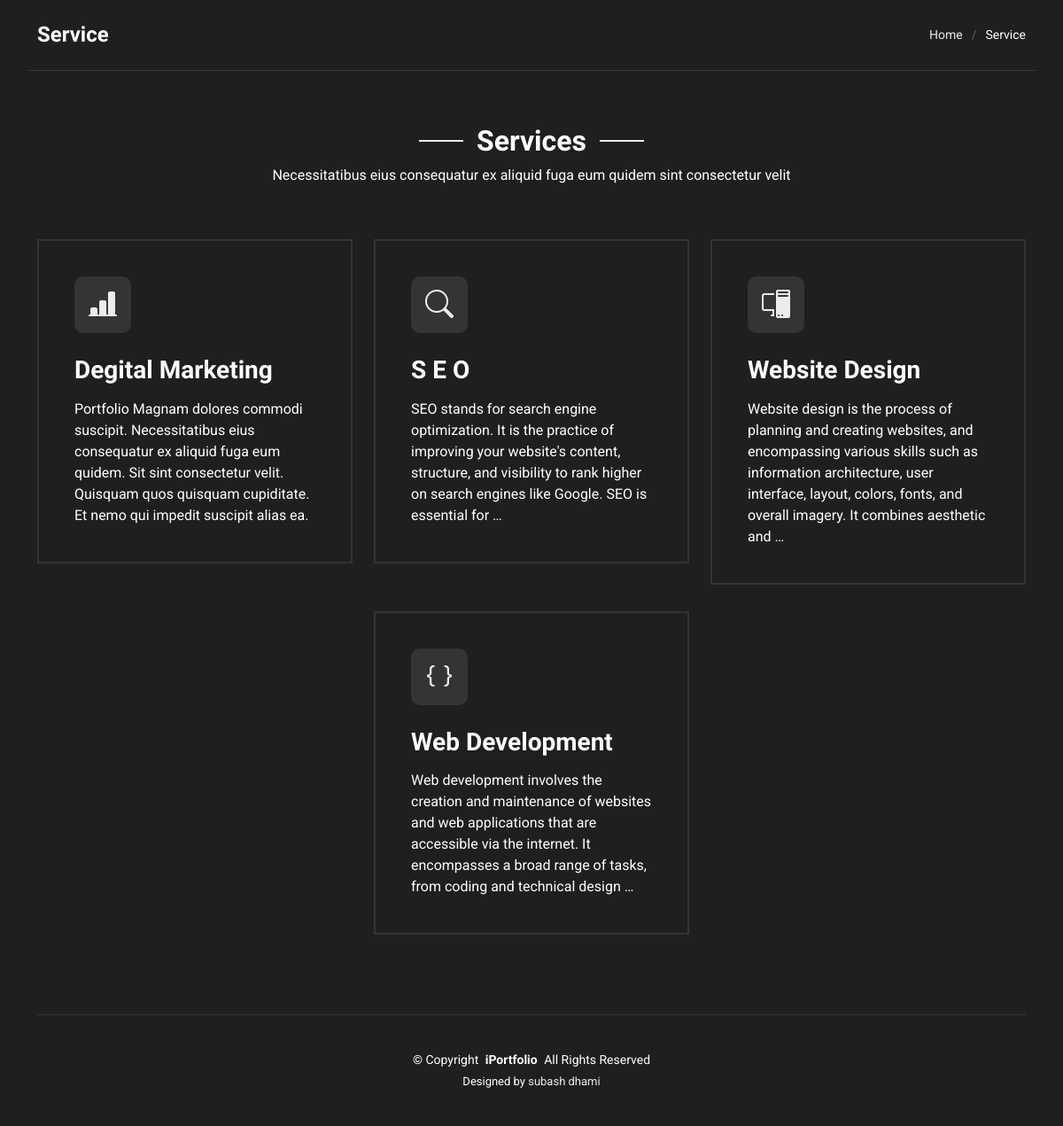
Page /services/ on the committed database.
### index/models.py (models this page shows, shortened)
class Service(models.Model):
    title = models.CharField(max_length=200)
    description = models.TextField()
    icon = models.CharField(max_length=100)
    order = models.PositiveIntegerField(default=0)  # For ordering in the showcase
    duration = models.CharField(max_length=100, blank=True)  # e.g., "3-6 months"
    manager = models.CharField(max_length=100, blank=True)  # e.g., "Sarah Johnson"
    contact_support = models.CharField(max_length=100, blank=True)  # e.g., "+1 (555) 123-4567"
    features = models.JSONField(blank=True, default=list)  # List of features (e.g., ["SEO", "SMM"])
    images = models.ImageField(upload_to='services/', blank=True)  # Upload a single image

### index/views.py (the view)
# urls.py: path("services/", views.Services, name="services"),  # Services page
def Services(request):
    services = Service.objects.all().order_by('order')
    return render(request, "services.html", {
        'services': services
    })

### templates/services.html (shortened to what this page needs)
<!DOCTYPE html>
{% load static %}
<html lang="en">
<head>
  <link href="{% static 'vendor/bootstrap/css/bootstrap.min.css' %}" rel="stylesheet">
  <link href="{% static 'vendor/bootstrap-icons/bootstrap-icons.css' %}" rel="stylesheet">
  <link href="{% static 'vendor/aos/aos.css' %}" rel="stylesheet">
  <link href="{% static 'vendor/glightbox/css/glightbox.min.css' %}" rel="stylesheet">
  <link href="{% static 'vendor/swiper/swiper-bundle.min.css' %}" rel="stylesheet">
  <link href="{% static 'css/main.css' %}" rel="stylesheet">
</head>
<body class="service-details-page">
  <main class="main">
    <div class="page-title dark-background">
      <div class="container d-lg-flex justify-content-between align-items-center">
        <h1 class="mb-2 mb-lg-0">Service</h1>
        <nav class="breadcrumbs">
          <ol>
            <li><a href="{% url 'index' %}">Home</a></li>
            <li class="current">Service</li>
          </ol>
        </nav>
      </div>
    </div>
    <section id="services" class="services section">
      <div class="container section-title" data-aos="fade-up">
        <h2>Services</h2>
        <p>Necessitatibus eius consequatur ex aliquid fuga eum quidem sint consectetur velit</p>
      </div>
      <div class="container" data-aos="fade-up" data-aos-delay="100">
        <div class="row justify-content-center">
          {% for service in services %}
          <div class="col-lg-4 col-md-6" data-aos="fade-up" data-aos-delay="{{ 100|add:service.order|default:100 }}">
            <div class="service-card position-relative z-1">
              <div class="service-icon">
                <i class="{{ service.icon }}"></i>
              </div>
              <h3>
                <a href="{% url 'service_detail' service.id %}">
                  {{ service.title|title }}
                </a>
              </h3>
              <p>
                {{ service.description|truncatewords:30 }}
              </p>
            </div>
          </div>
          {% endfor %}
        </div>
      </div>
    </section>
  </main>
  <footer id="footer" class="footer position-relative">
    <div class="container">
      <div class="copyright text-center ">
        <p>© <span>Copyright</span> <strong class="px-1 sitename">iPortfolio</strong> <span>All Rights Reserved</span></p>
      </div>
      <div class="credits">
        Designed by <a href="https://subashdhami.com.np/">subash dhami</a>
      </div>
    </div>
  </footer>
</body>
</html>

### static/css/main.css (style rules this page uses)
:root { --default-font: "Roboto", system-ui, -apple-system, "Segoe UI", Roboto, "Helvetica Neue", Arial, "Noto Sans", "Liberation Sans", sans-serif, "Apple Color Emoji", "Segoe UI Emoji", "Segoe UI Symbol", "Noto Color Emoji"; --heading-font: "Ubuntu", sans-serif; --nav-font: "Nunito", sans-serif; }
:root { --background-color: #1f1f1f; --default-color: #ffffff; --heading-color: #ffffff; --accent-color: #ececec; --surface-color: #232323; --contrast-color: #310606; }
:root { --nav-color: rgba(236, 236, 236, 0.59); --nav-hover-color: #ffffff; --nav-mobile-background-color: #393939; --nav-dropdown-background-color: #393939; --nav-dropdown-color: #ffffff; --nav-dropdown-hover-color: #ececec; }
.dark-background { --background-color: #040b14; --default-color: #ffffff; --heading-color: #ffffff; --surface-color: #151f2b; --contrast-color: #ffffff; }
:root { scroll-behavior: smooth; }
body { color: var(--default-color); background-color: var(--background-color); font-family: var(--default-font); }
a { color: var(--accent-color); text-decoration: none; transition: 0.3s; }
h1, h2, h3, h4, h5, h6 { color: var(--heading-color); font-family: var(--heading-font); }
.footer { color: var(--default-color); background-color: var(--background-color); font-size: 14px; padding: 0 0 40px 0; position: relative; }
.footer .copyright { padding-top: 40px; border-top: 1px solid color-mix(in srgb, var(--default-color), transparent 90%); }
.footer .copyright p { margin-bottom: 0; }
.footer .credits { margin-top: 4px; font-size: 13px; text-align: center; }
.page-title { color: var(--default-color); padding: 25px 0 0 0; position: relative; }
.page-title .container { border-bottom: 1px solid color-mix(in srgb, var(--default-color), transparent 90%); padding-bottom: 25px; }
.page-title h1 { font-size: 24px; font-weight: 700; }
.page-title .breadcrumbs ol { display: flex; flex-wrap: wrap; list-style: none; padding: 0; margin: 0; font-size: 14px; font-weight: 400; }
.page-title .breadcrumbs ol li+li { padding-left: 10px; }
.page-title .breadcrumbs ol li+li::before { content: "/"; display: inline-block; padding-right: 10px; color: color-mix(in srgb, var(--default-color), transparent 70%); }
section, .section { color: var(--default-color); background-color: var(--background-color); padding: 60px 0; overflow: clip; }
.section-title { text-align: center; padding-bottom: 60px; position: relative; }
.section-title h2 { font-size: 32px; font-weight: 700; position: relative; }
.section-title h2:before, .section-title h2:after { content: ""; width: 50px; height: 2px; background: var(--accent-color); display: inline-block; }
.section-title h2:before { margin: 0 15px 10px 0; }
.section-title h2:after { margin: 0 0 10px 15px; }
.section-title p { margin-bottom: 0; }
.services .service-card { padding: 40px 40px 40px 40px; margin-bottom: 30px; border: 2px solid color-mix(in srgb, var(--accent-color), transparent 90%); transition: all 0.3s ease; }
.services .service-card .service-icon { margin-bottom: 25px; background-color: color-mix(in srgb, var(--accent-color), transparent 90%); display: inline-flex; align-items: center; justify-content: center; border-radius: 10px; width: 64px; height: 64px; }
.services .service-card .service-icon i { font-size: 32px; color: var(--accent-color); transition: all 0.3s ease; }
.services .service-card h3 { font-size: 28px; margin-bottom: 15px; font-weight: 700; }
.services .service-card h3 a { color: var(--heading-color); transition: color 0.3s ease; }
.services .service-card p { color: var(--default-color); transition: color 0.3s ease; margin-bottom: 0; }
.services .service-card::before { content: ""; position: absolute; top: 0; left: 0; right: 0; bottom: 0; background-color: var(--surface-color); clip-path: polygon(70% 0, 100% 30%, 100% 100%, 0 100%, 0 0); z-index: -1; opacity: 0; visibility: hidden; transition: all 0.3s ease; }

### rows in the picture
Service: title "Degital Marketing", description "Portfolio Magnam dolores commodi suscipit. Necessitatibus eius consequatur ex aliquid fuga eum quidem. Sit sint consectetur velit. Quisquam quos quisquam cupiditate. Et nemo qui impedit suscipit alias ea."
Service: title "S E O", description "SEO stands for search engine optimization. It is the practice of improving your website's content, structure, and visibility to rank higher on search engines like Google. SEO is essential for …"
Service: title "Website Design", description "Website design is the process of planning and creating websites, and encompassing various skills such as information architecture, user interface, layout, colors, fonts, and overall imagery. It combines aesthetic and …"
Service: title "Web Development", description "Web development involves the creation and maintenance of websites and web applications that are accessible via the internet. It encompasses a broad range of tasks, from coding and technical design …"
